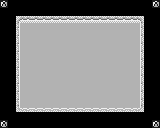

A 2D game scene composited from a Tiled map and its tileset images. What follows is a short description and the map's XML, with every tile layer's data as written:
An orthogonal 20x16 tile map with 8x8 px tiles, 3 tile layers (Background, Collision, Overlap).

<map version="1.0" orientation="orthogonal" renderorder="right-down" width="20" height="16" tilewidth="8" tileheight="8" nextobjectid="1">
 <tileset firstgid="1" name="char_sheet" tilewidth="8" tileheight="8" tilecount="1024">
  <image source="char_sheet.png" width="256" height="256" />
 </tileset>
 <layer name="Background" width="20" height="16">
  <data encoding="csv">
63,0,0,0,0,0,0,0,0,0,0,0,0,0,0,0,0,0,0,63,
0,0,0,0,0,0,0,0,0,0,0,0,0,0,0,0,0,0,0,0,
0,0,414,415,415,415,415,415,415,415,415,415,415,415,415,415,415,416,0,0,
0,0,446,447,447,447,447,447,447,447,447,447,447,447,447,447,447,448,0,0,
0,0,446,447,447,447,447,447,447,447,447,447,447,447,447,447,447,448,0,0,
0,0,446,447,447,447,447,447,447,447,447,447,447,447,447,447,447,448,0,0,
0,0,446,447,447,447,447,447,447,447,447,447,447,447,447,447,447,448,0,0,
0,0,446,447,447,447,447,447,447,447,447,447,447,447,447,447,447,448,0,0,
0,0,446,447,447,447,447,447,447,447,447,447,447,447,447,447,447,448,0,0,
0,0,446,447,447,447,447,447,447,447,447,447,447,447,447,447,447,448,0,0,
0,0,446,447,447,447,447,447,447,447,447,447,447,447,447,447,447,448,0,0,
0,0,446,447,447,447,447,447,447,447,447,447,447,447,447,447,447,448,0,0,
0,0,446,447,447,447,447,447,447,447,447,447,447,447,447,447,447,448,0,0,
0,0,478,479,479,479,479,479,479,479,479,479,479,479,479,479,479,480,0,0,
0,0,0,0,0,0,0,0,0,0,0,0,0,0,0,0,0,0,0,0,
63,0,0,0,0,0,0,0,0,0,0,0,0,0,0,0,0,0,0,63
</data>
 </layer>
 <layer name="Collision" width="20" height="16">
  <data encoding="csv">
0,0,0,0,0,0,0,0,0,0,0,0,0,0,0,0,0,0,0,0,
0,0,0,0,0,0,0,0,0,0,0,0,0,0,0,0,0,0,0,0,
0,0,0,0,0,0,0,0,0,0,0,0,0,0,0,0,0,0,0,0,
0,0,0,0,0,0,0,0,0,0,0,0,0,0,0,0,0,0,0,0,
0,0,0,0,0,0,0,0,0,0,0,0,0,0,0,0,0,0,0,0,
0,0,0,0,0,0,0,0,0,0,0,0,0,0,0,0,0,0,0,0,
0,0,0,0,0,0,0,0,0,0,0,0,0,0,0,0,0,0,0,0,
0,0,0,0,0,0,0,0,0,0,0,0,0,0,0,0,0,0,0,0,
0,0,0,0,0,0,0,0,0,0,0,0,0,0,0,0,0,0,0,0,
0,0,0,0,0,0,0,0,0,0,0,0,0,0,0,0,0,0,0,0,
0,0,0,0,0,0,0,0,0,0,0,0,0,0,0,0,0,0,0,0,
0,0,0,0,0,0,0,0,0,0,0,0,0,0,0,0,0,0,0,0,
0,0,0,0,0,0,0,0,0,0,0,0,0,0,0,0,0,0,0,0,
0,0,0,0,0,0,0,0,0,0,0,0,0,0,0,0,0,0,0,0,
0,0,0,0,0,0,0,0,0,0,0,0,0,0,0,0,0,0,0,0,
0,0,0,0,0,0,0,0,0,0,0,0,0,0,0,0,0,0,0,0
</data>
 </layer>
 <layer name="Overlap" width="20" height="16">
  <data encoding="csv">
0,0,0,0,0,0,0,0,0,0,0,0,0,0,0,0,0,0,0,0,
0,0,0,0,0,0,0,0,0,0,0,0,0,0,0,0,0,0,0,0,
0,0,0,0,0,0,0,0,0,0,0,0,0,0,0,0,0,0,0,0,
0,0,0,0,0,0,0,0,0,0,0,0,0,0,0,0,0,0,0,0,
0,0,0,0,0,0,0,0,0,0,0,0,0,0,0,0,0,0,0,0,
0,0,0,0,0,0,0,0,0,0,0,0,0,0,0,0,0,0,0,0,
0,0,0,0,0,0,0,0,0,0,0,0,0,0,0,0,0,0,0,0,
0,0,0,0,0,0,0,0,0,0,0,0,0,0,0,0,0,0,0,0,
0,0,0,0,0,0,0,0,0,0,0,0,0,0,0,0,0,0,0,0,
0,0,0,0,0,0,0,0,0,0,0,0,0,0,0,0,0,0,0,0,
0,0,0,0,0,0,0,0,0,0,0,0,0,0,0,0,0,0,0,0,
0,0,0,0,0,0,0,0,0,0,0,0,0,0,0,0,0,0,0,0,
0,0,0,0,0,0,0,0,0,0,0,0,0,0,0,0,0,0,0,0,
0,0,0,0,0,0,0,0,0,0,0,0,0,0,0,0,0,0,0,0,
0,0,0,0,0,0,0,0,0,0,0,0,0,0,0,0,0,0,0,0,
0,0,0,0,0,0,0,0,0,0,0,0,0,0,0,0,0,0,0,0
</data>
 </layer>
</map>
